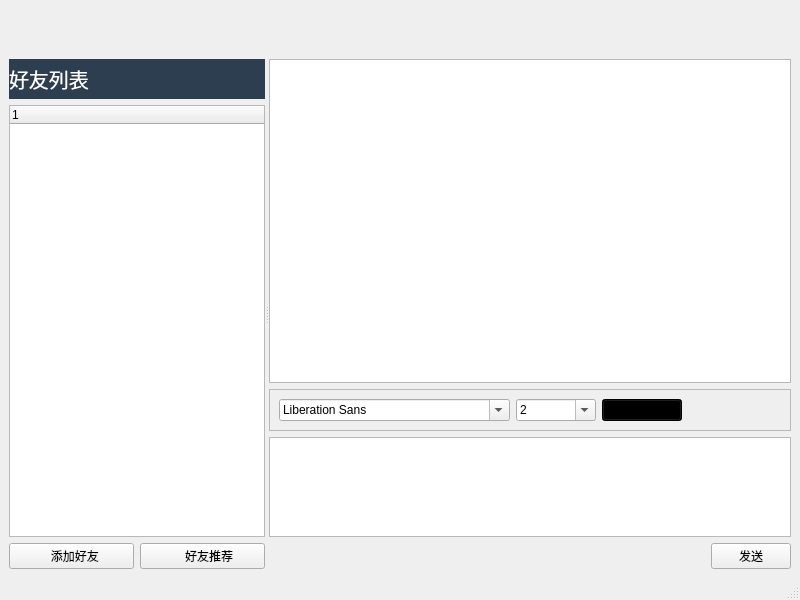
<?xml version="1.0" encoding="UTF-8"?>
<ui version="4.0">
 <class>friendmanger</class>
 <widget class="QMainWindow" name="friendmanger">
  <property name="geometry">
   <rect>
    <x>0</x>
    <y>0</y>
    <width>800</width>
    <height>600</height>
   </rect>
  </property>
  <property name="windowTitle">
   <string>MainWindow</string>
  </property>
  <widget class="QWidget" name="centralwidget">
   <layout class="QVBoxLayout" name="verticalLayout_7">
    <item>
     <layout class="QVBoxLayout" name="verticalLayout_6">
      <item>
       <layout class="QVBoxLayout" name="verticalLayout">
        <item>
         <spacer name="horizontalSpacer_3">
          <property name="orientation">
           <enum>Qt::Horizontal</enum>
          </property>
          <property name="sizeHint" stdset="0">
           <size>
            <width>40</width>
            <height>25</height>
           </size>
          </property>
         </spacer>
        </item>
        <item>
         <spacer name="horizontalSpacer_4">
          <property name="orientation">
           <enum>Qt::Horizontal</enum>
          </property>
          <property name="sizeHint" stdset="0">
           <size>
            <width>40</width>
            <height>25</height>
           </size>
          </property>
         </spacer>
        </item>
       </layout>
      </item>
      <item>
       <widget class="QSplitter" name="splitter">
        <property name="orientation">
         <enum>Qt::Horizontal</enum>
        </property>
        <widget class="QWidget" name="widget_2" native="true">
         <property name="sizePolicy">
          <sizepolicy hsizetype="Preferred" vsizetype="Preferred">
           <horstretch>0</horstretch>
           <verstretch>0</verstretch>
          </sizepolicy>
         </property>
         <layout class="QVBoxLayout" name="verticalLayout_5">
          <property name="leftMargin">
           <number>0</number>
          </property>
          <property name="topMargin">
           <number>0</number>
          </property>
          <property name="rightMargin">
           <number>0</number>
          </property>
          <property name="bottomMargin">
           <number>0</number>
          </property>
          <item>
           <layout class="QVBoxLayout" name="verticalLayout_4">
            <item>
             <widget class="QLabel" name="labelTitle">
              <property name="minimumSize">
               <size>
                <width>0</width>
                <height>40</height>
               </size>
              </property>
              <property name="styleSheet">
               <string notr="true">QLabel
{
    font-size:20px;
	background-color:#2c3e50;
	color:white;
}</string>
              </property>
              <property name="text">
               <string>好友列表</string>
              </property>
             </widget>
            </item>
            <item>
             <widget class="QTreeWidget" name="treeWidget">
              <column>
               <property name="text">
                <string notr="true">1</string>
               </property>
              </column>
             </widget>
            </item>
            <item>
             <layout class="QHBoxLayout" name="horizontalLayout_3">
              <item>
               <widget class="QPushButton" name="pushButtonAddFriend">
                <property name="text">
                 <string>  添加好友</string>
                </property>
                <property name="icon">
                 <iconset resource="../res.qrc">
                  <normaloff>:/image/image/addto.png</normaloff>:/image/image/addto.png</iconset>
                </property>
               </widget>
              </item>
              <item>
               <widget class="QPushButton" name="pushButtonFriendTj">
                <property name="text">
                 <string>    好友推荐</string>
                </property>
                <property name="icon">
                 <iconset resource="../res.qrc">
                  <normaloff>:/image/image/timg.jpg</normaloff>:/image/image/timg.jpg</iconset>
                </property>
               </widget>
              </item>
             </layout>
            </item>
           </layout>
          </item>
         </layout>
        </widget>
        <widget class="QWidget" name="widget" native="true">
         <property name="sizePolicy">
          <sizepolicy hsizetype="Preferred" vsizetype="Preferred">
           <horstretch>1</horstretch>
           <verstretch>0</verstretch>
          </sizepolicy>
         </property>
         <layout class="QVBoxLayout" name="verticalLayout_8">
          <property name="leftMargin">
           <number>0</number>
          </property>
          <property name="topMargin">
           <number>0</number>
          </property>
          <property name="rightMargin">
           <number>0</number>
          </property>
          <property name="bottomMargin">
           <number>0</number>
          </property>
          <item>
           <layout class="QVBoxLayout" name="verticalLayout_3">
            <item>
             <widget class="QTextBrowser" name="textBrowserContent"/>
            </item>
            <item>
             <widget class="QFrame" name="frame">
              <property name="styleSheet">
               <string notr="true"/>
              </property>
              <property name="frameShape">
               <enum>QFrame::StyledPanel</enum>
              </property>
              <property name="frameShadow">
               <enum>QFrame::Raised</enum>
              </property>
              <layout class="QVBoxLayout" name="verticalLayout_2">
               <item>
                <layout class="QHBoxLayout" name="horizontalLayout">
                 <item>
                  <widget class="QFontComboBox" name="fontComboBoxFont"/>
                 </item>
                 <item>
                  <widget class="QComboBox" name="comboBoxSize">
                   <property name="minimumSize">
                    <size>
                     <width>80</width>
                     <height>0</height>
                    </size>
                   </property>
                   <property name="editable">
                    <bool>true</bool>
                   </property>
                   <property name="currentText">
                    <string>12</string>
                   </property>
                   <item>
                    <property name="text">
                     <string>2</string>
                    </property>
                   </item>
                   <item>
                    <property name="text">
                     <string>4</string>
                    </property>
                   </item>
                   <item>
                    <property name="text">
                     <string>6</string>
                    </property>
                   </item>
                   <item>
                    <property name="text">
                     <string>8</string>
                    </property>
                   </item>
                   <item>
                    <property name="text">
                     <string>10</string>
                    </property>
                   </item>
                   <item>
                    <property name="text">
                     <string>12</string>
                    </property>
                   </item>
                   <item>
                    <property name="text">
                     <string>14</string>
                    </property>
                   </item>
                   <item>
                    <property name="text">
                     <string>16</string>
                    </property>
                   </item>
                   <item>
                    <property name="text">
                     <string>18</string>
                    </property>
                   </item>
                   <item>
                    <property name="text">
                     <string>20</string>
                    </property>
                   </item>
                   <item>
                    <property name="text">
                     <string>22</string>
                    </property>
                   </item>
                   <item>
                    <property name="text">
                     <string>24</string>
                    </property>
                   </item>
                   <item>
                    <property name="text">
                     <string>26</string>
                    </property>
                   </item>
                   <item>
                    <property name="text">
                     <string>28</string>
                    </property>
                   </item>
                   <item>
                    <property name="text">
                     <string>30</string>
                    </property>
                   </item>
                   <item>
                    <property name="text">
                     <string>32</string>
                    </property>
                   </item>
                   <item>
                    <property name="text">
                     <string>34</string>
                    </property>
                   </item>
                   <item>
                    <property name="text">
                     <string>36</string>
                    </property>
                   </item>
                  </widget>
                 </item>
                 <item>
                  <widget class="QPushButton" name="pushButtonColor">
                   <property name="minimumSize">
                    <size>
                     <width>80</width>
                     <height>0</height>
                    </size>
                   </property>
                   <property name="styleSheet">
                    <string notr="true">background-color: rgb(0, 0, 0);</string>
                   </property>
                   <property name="text">
                    <string/>
                   </property>
                  </widget>
                 </item>
                 <item>
                  <spacer name="horizontalSpacer_2">
                   <property name="orientation">
                    <enum>Qt::Horizontal</enum>
                   </property>
                   <property name="sizeHint" stdset="0">
                    <size>
                     <width>40</width>
                     <height>20</height>
                    </size>
                   </property>
                  </spacer>
                 </item>
                </layout>
               </item>
              </layout>
             </widget>
            </item>
            <item>
             <widget class="QTextEdit" name="textEditSendText">
              <property name="maximumSize">
               <size>
                <width>16777215</width>
                <height>100</height>
               </size>
              </property>
             </widget>
            </item>
            <item>
             <layout class="QHBoxLayout" name="horizontalLayout_2">
              <item>
               <spacer name="horizontalSpacer">
                <property name="orientation">
                 <enum>Qt::Horizontal</enum>
                </property>
                <property name="sizeHint" stdset="0">
                 <size>
                  <width>40</width>
                  <height>20</height>
                 </size>
                </property>
               </spacer>
              </item>
              <item>
               <widget class="QPushButton" name="pushButtonSend">
                <property name="text">
                 <string>发送</string>
                </property>
               </widget>
              </item>
             </layout>
            </item>
           </layout>
          </item>
         </layout>
        </widget>
       </widget>
      </item>
     </layout>
    </item>
   </layout>
  </widget>
  <widget class="QStatusBar" name="statusbar"/>
 </widget>
 <resources>
  <include location="../res.qrc"/>
 </resources>
 <connections/>
</ui>
